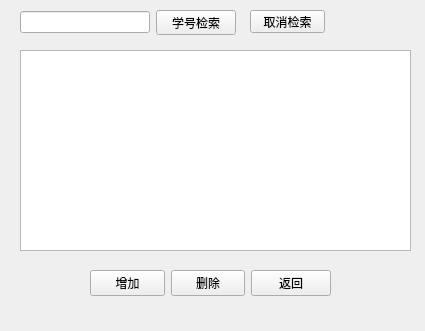
<?xml version="1.0" encoding="UTF-8"?>
<ui version="4.0">
 <class>score_info_manage</class>
 <widget class="QWidget" name="score_info_manage">
  <property name="geometry">
   <rect>
    <x>0</x>
    <y>0</y>
    <width>425</width>
    <height>331</height>
   </rect>
  </property>
  <property name="windowTitle">
   <string>score_info_manage</string>
  </property>
  <widget class="QTableView" name="tableView">
   <property name="geometry">
    <rect>
     <x>20</x>
     <y>50</y>
     <width>391</width>
     <height>201</height>
    </rect>
   </property>
  </widget>
  <widget class="QPushButton" name="pushButton_cancel_search">
   <property name="geometry">
    <rect>
     <x>250</x>
     <y>10</y>
     <width>75</width>
     <height>23</height>
    </rect>
   </property>
   <property name="text">
    <string>取消检索</string>
   </property>
  </widget>
  <widget class="QWidget" name="">
   <property name="geometry">
    <rect>
     <x>20</x>
     <y>10</y>
     <width>216</width>
     <height>25</height>
    </rect>
   </property>
   <layout class="QHBoxLayout" name="horizontalLayout_2">
    <item>
     <widget class="QLineEdit" name="lineEdit"/>
    </item>
    <item>
     <widget class="QPushButton" name="pushButton_check_sco">
      <property name="text">
       <string>学号检索</string>
      </property>
     </widget>
    </item>
   </layout>
  </widget>
  <widget class="QWidget" name="">
   <property name="geometry">
    <rect>
     <x>90</x>
     <y>270</y>
     <width>241</width>
     <height>27</height>
    </rect>
   </property>
   <layout class="QHBoxLayout" name="horizontalLayout_3">
    <item>
     <layout class="QHBoxLayout" name="horizontalLayout">
      <item>
       <widget class="QPushButton" name="pushButton_add_sco">
        <property name="text">
         <string>增加</string>
        </property>
       </widget>
      </item>
      <item>
       <widget class="QPushButton" name="pushButton_delete_sco">
        <property name="text">
         <string>删除</string>
        </property>
       </widget>
      </item>
     </layout>
    </item>
    <item>
     <widget class="QPushButton" name="pushButton_back">
      <property name="text">
       <string>返回</string>
      </property>
     </widget>
    </item>
   </layout>
  </widget>
 </widget>
 <resources/>
 <connections/>
</ui>
